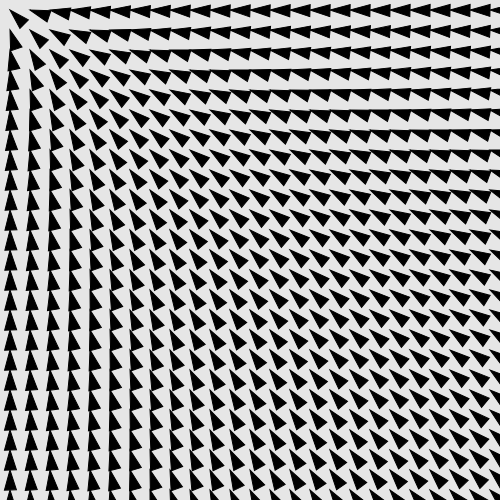
Frame 1 (no input)
Frame 60 (no input): identical to frame 1, image omitted
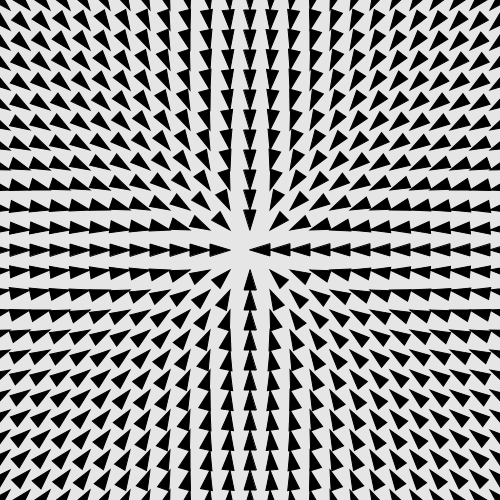
Frame 120 (the mouse pressed at the canvas centre since frame 60)

The p5.js sketch that drew these frames (run headless with seeded random() and noise() and a simulated clock; from frame 60 on, the mouse is pressed at the canvas centre):

// p5.js sketch
// ── sketch.js
var myArrows = [];

function setup() {
  createCanvas(500, 500);
  var numOfArrows= 25;
  for (var y = 0; y< numOfArrows; y++){
    var gap = height/numOfArrows;
    var newYPos = gap/2 + y * gap;
    for (var x = 0; x < numOfArrows; x++){
      var xGap = width/numOfArrows;
      var newXPos = xGap/2 + x * xGap;
      var newI = y * numOfArrows + x;
        myArrows[newI] = new Arrow( newXPos , newYPos, gap/2 );
    }

  }
}

function draw() {
  background(230);
  fill(0);
  stroke(0);
  for(var i = 0; i < myArrows.length; i++){
    myArrows[i].draw();
  }
}

// ── arrow.js
function Arrow(ax,ay){
  this.x = ax;
  this.y = ay;
  this.draw = function(){
    push();
    translate(this.x,this.y);
    var angle = getAngle(this.x,this.y,mouseX,mouseY);
    rotate(angle);
    var size = 100;

    var trianglesize= size * 0.2;
    fill(0)
    triangle(0,0,trianglesize,trianglesize * 0.3,trianglesize,-trianglesize*0.3);

    pop();
  }
    var getAngle = function(x1,y1,x2,y2){
    var diffX= x1-x2;
    var diffY=y1-y2;
    var angle = Math.atan2(diffY,diffX);
    return angle;
  }
}
